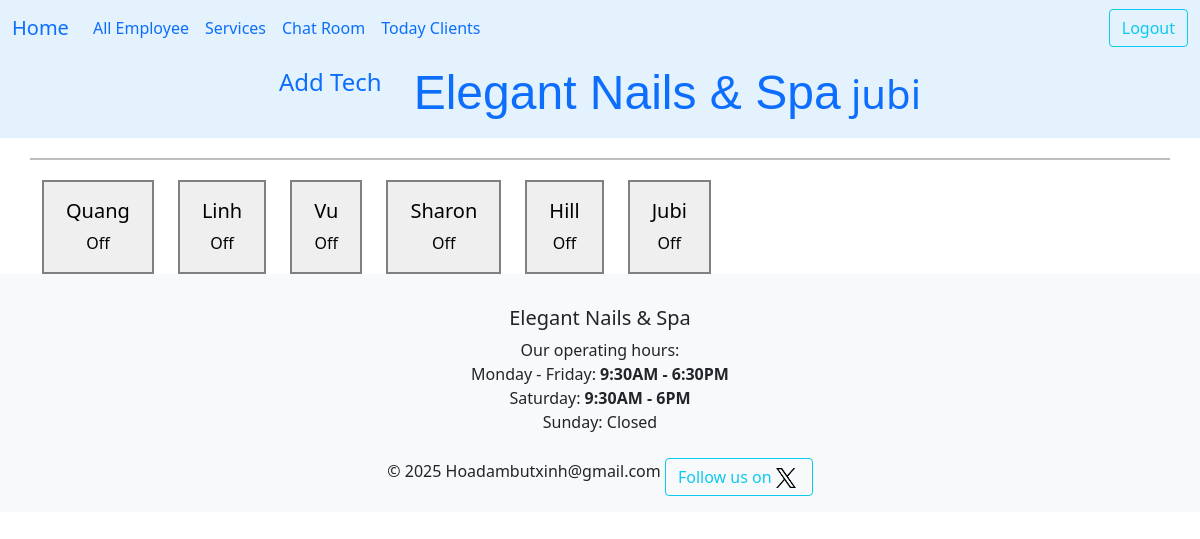
Page /ledger/ (signed in) on the earlier database version.
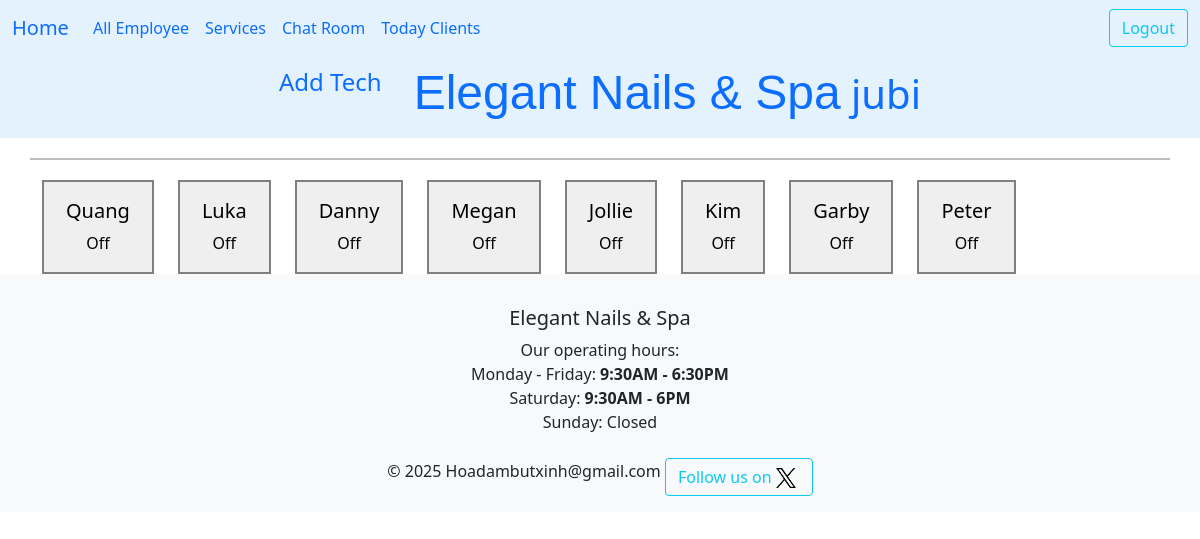
Same page on the later database version.
### ledger/models.py (models this page shows, shortened)
class Technician(models.Model):
    name = models.CharField(max_length=25)
    phone = PhoneNumberField()
    email = models.EmailField(max_length=40, null=True, blank=True)
    owner = models.ForeignKey(settings.AUTH_USER_MODEL, on_delete=models.DO_NOTHING)
    start_work_at = models.TimeField()
    end_work = models.TimeField()
    isWork = models.BooleanField(default=False)
    picture = models.ImageField(upload_to='tech_pictures/', null=True, editable=True)
    services = models.ManyToManyField("Service", blank=True, related_name="tech")
    time_come_in = models.TimeField(null=True)
    work_days = models.CharField(max_length=7, default="1111110", help_text="MTWTFSS: 1 for work, 0 for off")
    vacation_start = models.DateField(null=True, blank=True, help_text="Start vacation")
    vacation_end = models.DateField(null=True, blank=True, help_text="End vacation, back work!")
    date_go_work = models.DateField(null=True, blank=True)
    history = HistoricalRecords()
    class Meta:
        unique_together = ('name','phone',)
        ordering = ['name']

### ledger/views.py (the view)
# urls.py: path('ledger/', views.AllEmployee.as_view(), name="all_employee"),
class AllEmployee(LoginRequiredMixin,ListView):
    template = 'ledger/all_employee.html'
    def get(self,request):
        today = timezone.now().date()
        employee = Technician.objects.filter(owner=request.user).annotate(
            khach_count = Count('khachs', filter=Q(khachs__day_comes=today)),
            total_services_done = Count('khachs__services',
                                      distinct=True,
                                      filter=Q(khachs__day_comes=today) & ~Q(khachs__status=Khach.Status.cancel))
        ).order_by("time_come_in")
        cont = {'employees': employee }
        return render(request, self.template, cont)

### ledger/templates/ledger/all_employee.html (shortened to what this page needs)
{% extends 'base.html' %}
{% block nutChinh %}
        <a class="nav-link" href="{% url 'ledger:add_employee' %}">Add Tech</a>
{% endblock nutChinh %}
{% block content %}
<div class="container text-center">
  <div class="row row-cols-auto">
  <hr style="border: 1px solid black; width: 100%; margin: 20px 0;">
  {% for employee in employees %}
  {% if not employee.isWork %}
  <div class="cols-auto">
    <button class="tech-button" style="border: 2px solid gray" id="em_{{employee.id}}">
      <div class="card-body">
           <h5 class="card-title align-text-top"> {{ employee.name | title }}</h5>
        <span class="card-subtitle align-content-center">Off</span></br>
    </div>
    </button>
  </div>
  {% endif %}
  {% endfor %}
  </div>
</div>
{% endblock content %}

Differences in the rows shown:
changed Technician: name "Linh" → "Luka"
changed Technician: name "Vu" → "Danny"
added Technician: name "Megan"
added Technician: name "Jollie"
changed Technician: name "Hill" → "Kim"
changed Technician: name "Jubi" → "Garby"
changed Technician: name "Sharon" → "Peter"; moves down the list
